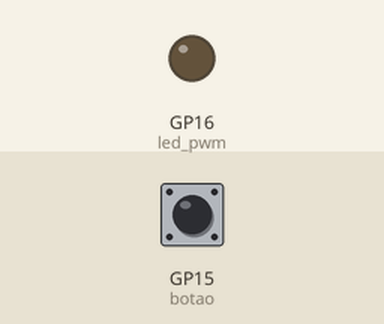
The program below on a simulated Raspberry Pi Pico running MicroPython. On the bench: output pins drawn as LEDs (lit = HIGH). Inputs (shaded band) come from the test bench; at power-on: GP15 (botao) LOW.

Above: at 1.2 s.
1.3 s: GP15 (botao) pulled HIGH for 0.15 s
At 1.46 s:
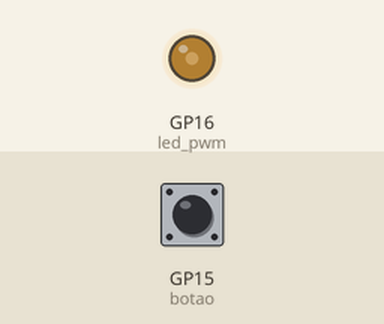
At 2.8 s:
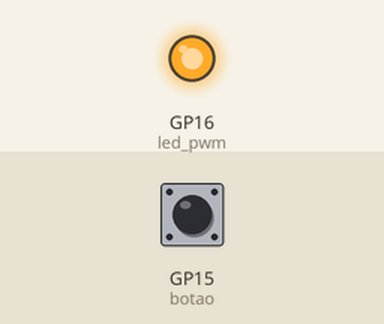
3.2 s: GP15 (botao) pulled HIGH for 1 s
Timing chart, 0 to 6.2 s (numbered marks = the images above; inputs shaded):
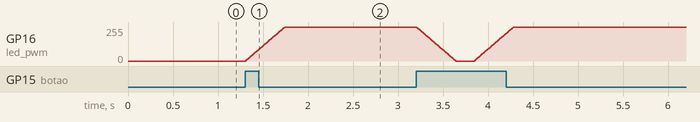

Measured:
- after the input at 1.3 s, GP16 (led_pwm): moves from 0/255 to 255/255 over 0.43 s, starting at once

The program:

8.INTERRUPTOR_TRANSICAO_SUAVE.py
```python
from machine import Pin, PWM
from utime import sleep

led_pwm = PWM(Pin(16))
led_pwm.freq(1000)
led_pwm.duty_u16(0)

botao = Pin(15, Pin.IN, Pin.PULL_DOWN)
estado_ligado = False

while True:
    if botao.value() == 1:
        estado_ligado = not estado_ligado # Inverte o estado atual

        if estado_ligado:
            # Transição Fade In
            for duty in range(0, 65535, 1500):
                led_pwm.duty_u16(duty)
                sleep(0.01)
            led_pwm.duty_u16(65535) # Garante que chegou em 100% no final
        else:
            # Transição Fade Out
            for duty in range(65535, -1, -1500):
                # Limita a 0 para não jogar valor negativo no PWM e causar erro
                led_pwm.duty_u16(max(0, duty))
                sleep(0.01)
            led_pwm.duty_u16(0)

        sleep(0.2) # Aguarda antes de liberar nova leitura
```
